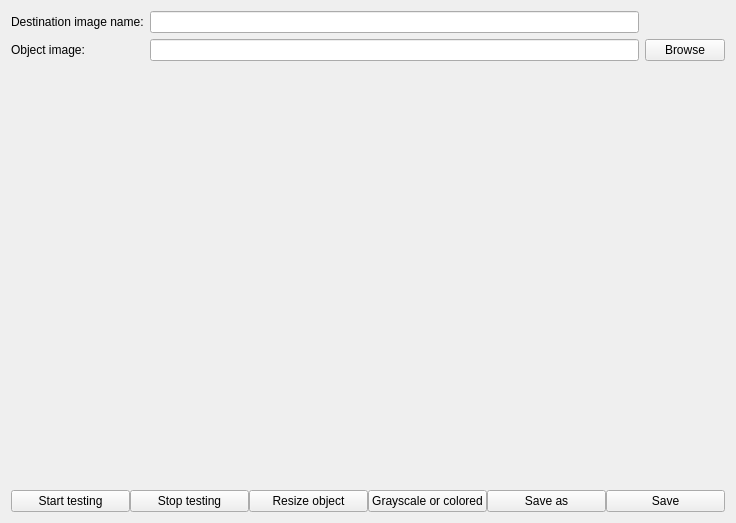
              <widget class="QWidget" name="scrollAreaWidgetContents_5">
               <property name="geometry">
                <rect>
                 <x>0</x>
                 <y>0</y>
                 <width>736</width>
                 <height>523</height>
                </rect>
               </property>
               <layout class="QVBoxLayout" name="verticalLayout_22">
                <item>
                 <layout class="QGridLayout" name="gridLayout_13">
                  <item row="0" column="0">
                   <widget class="QLabel" name="label_34">
                    <property name="text">
                     <string>Destination image name:</string>
                    </property>
                   </widget>
                  </item>
                  <item row="1" column="0">
                   <widget class="QLabel" name="label_35">
                    <property name="text">
                     <string>Object image:         </string>
                    </property>
                   </widget>
                  </item>
                  <item row="0" column="1">
                   <widget class="QLineEdit" name="DestinationName_H"/>
                  </item>
                  <item row="1" column="1">
                   <widget class="QLineEdit" name="HDetectionDir"/>
                  </item>
                  <item row="1" column="2">
                   <widget class="QPushButton" name="BrowseHDetection">
                    <property name="text">
                     <string>Browse</string>
                    </property>
                   </widget>
                  </item>
                 </layout>
                </item>
                <item>
                 <spacer name="verticalSpacer_2">
                  <property name="orientation">
                   <enum>Qt::Vertical</enum>
                  </property>
                  <property name="sizeHint" stdset="0">
                   <size>
                    <width>20</width>
                    <height>40</height>
                   </size>
                  </property>
                 </spacer>
                </item>
                <item>
                 <layout class="QHBoxLayout" name="horizontalLayout_12">
                  <property name="spacing">
                   <number>0</number>
                  </property>
                  <item>
                   <widget class="QPushButton" name="StartHDetection">
                    <property name="text">
                     <string>     Start testing     </string>
                    </property>
                   </widget>
                  </item>
                  <item>
                   <widget class="QPushButton" name="StopHDetection">
                    <property name="text">
                     <string>Stop testing</string>
                    </property>
                   </widget>
                  </item>
                  <item>
                   <widget class="QPushButton" name="ResizeHDetectionImage">
                    <property name="text">
                     <string>Resize object</string>
                    </property>
                   </widget>
                  </item>
                  <item>
                   <widget class="QPushButton" name="GrayscaleOrColoredHDetection">
                    <property name="text">
                     <string>Grayscale or colored</string>
                    </property>
                   </widget>
                  </item>
                  <item>
                   <widget class="QPushButton" name="SaveAsHdetection">
                    <property name="text">
                     <string>Save as</string>
                    </property>
                   </widget>
                  </item>
                  <item>
                   <widget class="QPushButton" name="SaveHDetection">
                    <property name="text">
                     <string>Save</string>
                    </property>
                   </widget>
                  </item>
                 </layout>
                </item>
               </layout>
              </widget>
